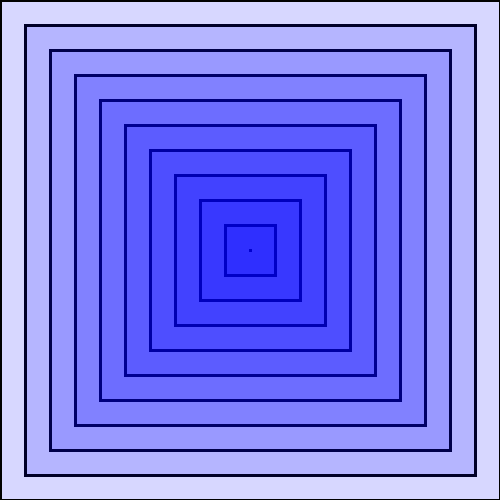
Frame 1 (no input)
Frame 60 (the mouse pressed at the canvas centre just before this capture): identical to frame 1, image omitted
Frame 120 (the mouse held since frame 60 and released just before this capture): identical to frame 1, image omitted

The Processing sketch that drew this single still picture (run headless with seeded random() and noise(); from frame 60 on, the mouse is pressed at the canvas centre):

// Processing sketch: pattern_2
// ── pattern_2.pde
// pattern 2

int x = 0;
int y = 0;

void setup (){
  size(500, 500);
  background(255);
}


void draw(){  
  while(x <= 500 && y<= 500){
    if(mousePressed){
      fill(255, 0, 0, 40);   // ??????????
    } else {
  fill(0, 0, 255, 40);
    }
  strokeWeight(3);
  rectMode(CENTER);
  rect(width/2, height/2, x, y);
  x = x + 50;
  y = y + 50;
  }  // blue while loop BB
 
  
  /* FAILED ATTEMPT
  if(mousePressed){
  while(x <= 500 && y<= 500){
  fill(255, 0, 0, 40);
  strokeWeight(3);
  rectMode(CENTER);
  rect(width/2, height/2, x, y);
  x = x + 50;
  y = y + 50;
  }  // red while loop BB
  } // key press BB
  else {
    fill (0, 0, 255, 40);
  }  // key press BB
*/ 
    
  
}  // draw BB
